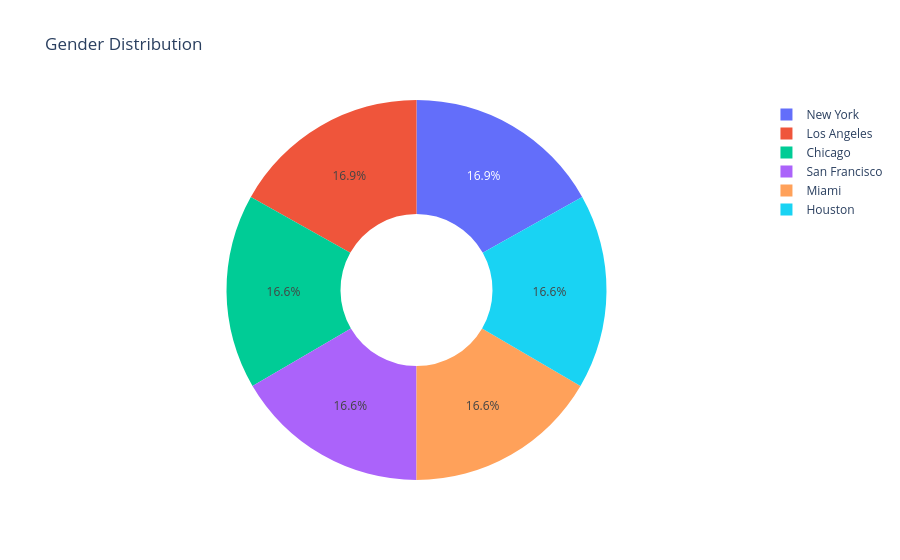

Write notebook code for a chart like this one.
### Code cell
fig = px.pie(values=city_counts.values, names=city_counts.index, 
             title='Gender Distribution', hole=0.4)
fig.show()

### Figure 1 — Plotly figure (JSON) as saved in the notebook; plotly's stock layout.template omitted (floating-point values rounded to 4 significant figures)
{"data": [{"domain": {"x": [0, 1], "y": [0, 1]}, "hole": 0.4, "hovertemplate": "label=%{label}<br>value=%{value}<extra></extra>", "labels": ["New York", "Los Angeles", "Chicago", "San Francisco", "Miami", "Houston"], "legendgroup": "", "name": "", "showlegend": true, "type": "pie", "values": [59, 59, 58, 58, 58, 58]}], "layout": {"legend": {"tracegroupgap": 0}, "title": {"text": "Gender Distribution"}}}
